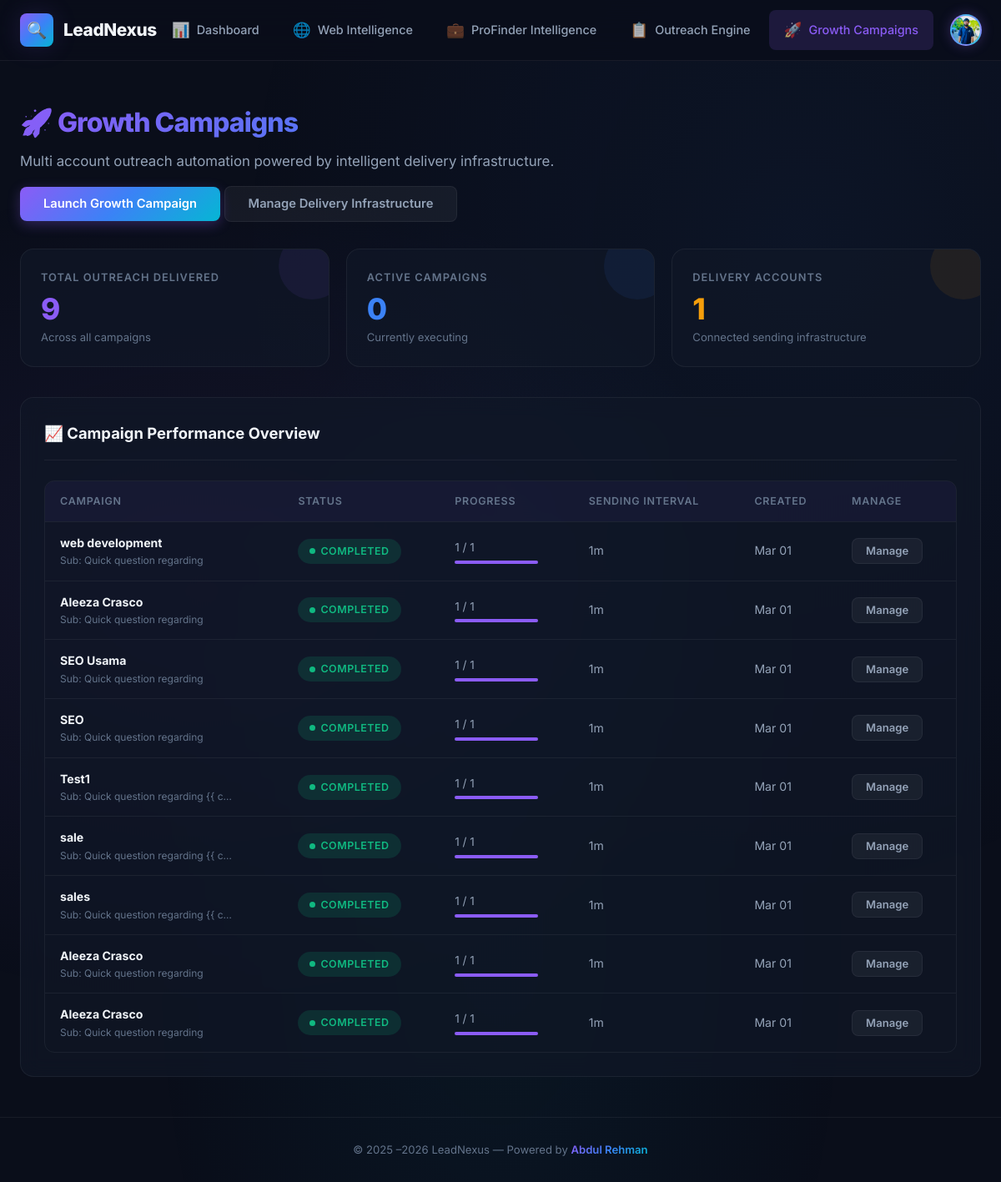
The page /mail/ (signed in) on the database as committed earlier.
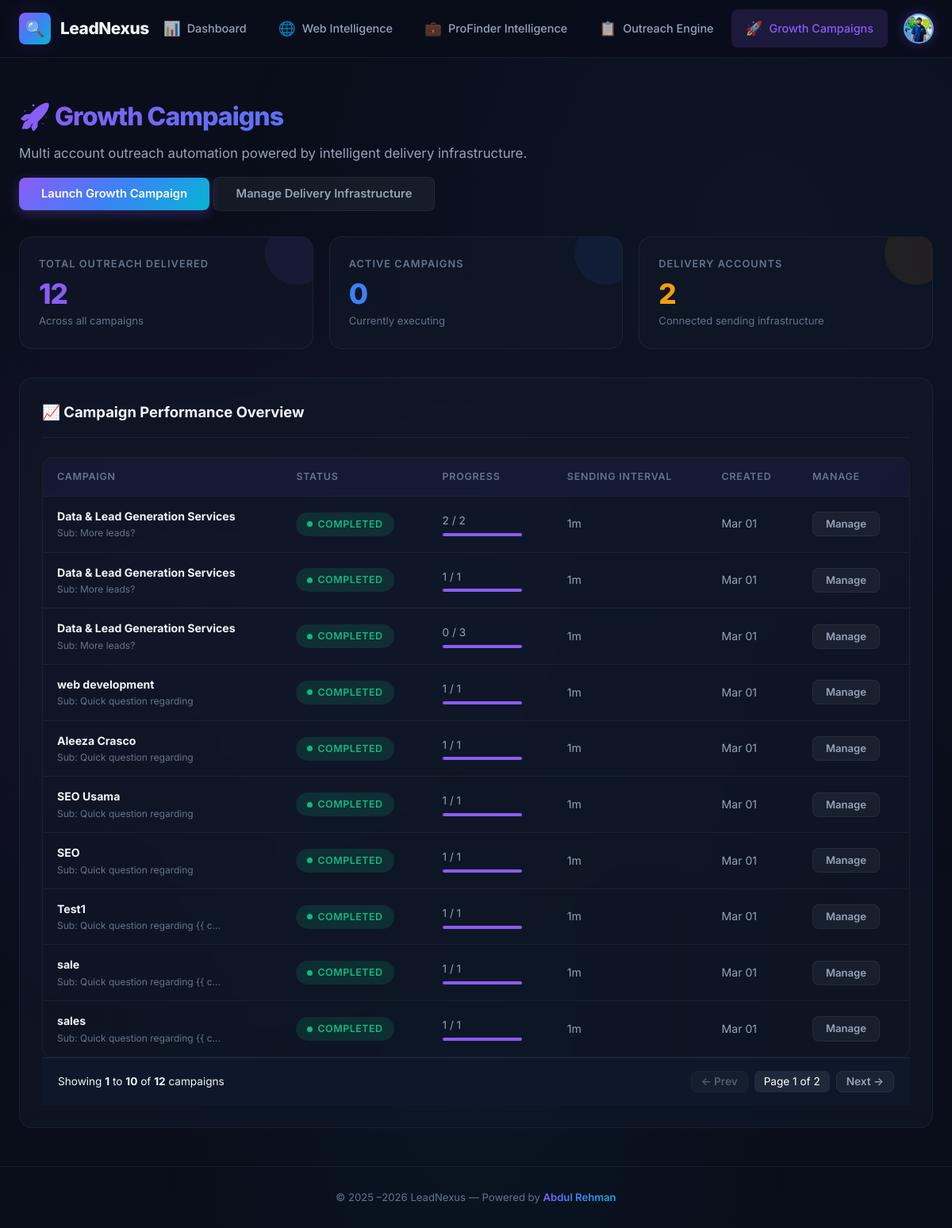
The same page on the database as committed later.
### mail/models.py (models this page shows, shortened)
class EmailCampaign(models.Model):
    STATUS_CHOICES = [
        ('pending', 'Pending'),
        ('running', 'Running'),
        ('paused', 'Paused'),
        ('completed', 'Completed'),
        ('failed', 'Failed'),
    ]
    name = models.CharField(max_length=255, default="Untitled Campaign", help_text="A friendly name for your campaign")
    subject = models.CharField(max_length=255)
    body = models.TextField(help_text="Use {{ name }} for placeholders")
    gap_minutes = models.IntegerField(default=1, help_text="Wait time between each email")
    status = models.CharField(max_length=20, choices=STATUS_CHOICES, default='pending')
    created_at = models.DateTimeField(auto_now_add=True)
    updated_at = models.DateTimeField(auto_now=True)
    total_recipients = models.IntegerField(default=0)
    sent_count = models.IntegerField(default=0)
    failed_count = models.IntegerField(default=0)
    @property
    def progress_percentage(self):
        if self.total_recipients == 0:
            return 0
        return int(((self.sent_count + self.failed_count) / self.total_recipients) * 100)

### mail/template_views.py (the view)
# urls.py: path('mail/', template_views.mail_dashboard, name='mail-dashboard'),
@login_required
def mail_dashboard(request):
    campaigns_list = EmailCampaign.objects.all().order_by('-created_at')
    paginator = Paginator(campaigns_list, 10)
    page_number = request.GET.get('page')
    campaigns = paginator.get_page(page_number)
    smtp_accounts = SMTPCredential.objects.all()
    total_emails_sent = sum(c.sent_count for c in campaigns_list)
    active_campaigns = campaigns_list.filter(status='running').count()
    return render(request, 'mail/dashboard.html', {
        'active_page': 'campaigns',
        'campaigns': campaigns,
        'smtp_accounts': smtp_accounts,
        'total_emails_sent': total_emails_sent,
        'active_campaigns': active_campaigns,
        'total_campaigns': campaigns_list.count(),
    })

### templates/mail/dashboard.html (shortened to what the changed rows need)
{% extends "base.html" %}
{% block content %}
<div class="page-header">
    <h1 class="page-title">🚀 Growth Campaigns</h1>
</div>
<div class="stats-grid">
    <div class="stat-card purple">
        <div class="stat-label">Total Outreach Delivered</div>
        <div class="stat-value">{{ total_emails_sent }}</div>
        <div class="stat-sub">Across all campaigns</div>
    </div>
    <div class="stat-card amber">
        <div class="stat-label">Delivery Accounts</div>
        <div class="stat-value">{{ smtp_accounts.count }}</div>
        <div class="stat-sub">Connected sending infrastructure</div>
    </div>
</div>
<div class="card">
    <div class="card-header">
        <h2 class="card-title">📈 Campaign Performance Overview</h2>
    </div>
    {% if campaigns %}
    <div class="table-wrapper">
        <table class="data-table">
            <thead>
                <tr>
                    <th>Campaign</th>
                    <th>Status</th>
                    <th>Progress</th>
                    <th>Sending Interval</th>
                    <th>Created</th>
                    <th>Manage</th>
                </tr>
            </thead>
            <tbody>
                {% for campaign in campaigns %}
                <tr>
                    <td>
                        <a href="{% url 'mail-campaign-detail' campaign.id %}" style="text-decoration: none; color: inherit;">
                            <div class="cell-name" style="font-weight: 700; color: var(--text-primary);">{{ campaign.name }}</div>
                            <div style="font-size: 0.75rem; color: var(--text-muted);">Sub: {{ campaign.subject|truncatechars:30 }}</div>
                        </a>
                    </td>
                    <td><span class="badge badge-{{ campaign.status }}"><span class="badge-dot"></span> {{ campaign.status|upper }}</span></td>
                    <td>
                        <div style="font-size: 0.85rem;">{{ campaign.sent_count }} / {{ campaign.total_recipients }}</div>
                        <div style="width: 100px; height: 4px; background: var(--border); border-radius: 2px; margin-top: 4px;">
                            <div style="width: {{ campaign.progress_percentage }}%; height: 100%; background: var(--accent-purple); border-radius: 2px;"></div>
                        </div>
                    </td>
                    <td>{{ campaign.gap_minutes }}m</td>
                    <td>{{ campaign.created_at|date:"M d" }}</td>
                    <td>
                        <a href="{% url 'mail-campaign-detail' campaign.id %}" class="btn btn-secondary btn-sm">Manage</a>
                    </td>
                </tr>
                {% endfor %}
            </tbody>
        </table>
    </div>
    {% if campaigns.has_other_pages %}
    <div style="padding: 16px 20px; border-top: 1px solid #1e293b; display: flex; justify-content: space-between; align-items: center; background: #0f172a; border-radius: 0 0 var(--radius) var(--radius);">
        <span class="text-muted" style="font-size: 0.85rem;">
            Showing <strong>{{ campaigns.start_index }}</strong> to <strong>{{ campaigns.end_index }}</strong> of <strong>{{ total_campaigns }}</strong> campaigns
        </span>
        <div style="display: flex; gap: 8px;">
            {% if campaigns.has_previous %}
            <a href="?page={{ campaigns.previous_page_number }}" class="btn btn-secondary btn-sm" style="padding: 6px 12px; font-size: 0.85rem;">← Prev</a>
            {% else %}
            <button class="btn btn-secondary btn-sm" style="padding: 6px 12px; font-size: 0.85rem; opacity: 0.5; cursor: not-allowed;" disabled>← Prev</button>
            {% endif %}
            <span style="display: inline-flex; align-items: center; padding: 0 12px; font-size: 0.85rem; color: #fff; background: #1e293b; border-radius: 6px;">
                Page {{ campaigns.number }} of {{ campaigns.paginator.num_pages }}
            </span>
            {% if campaigns.has_next %}
            <a href="?page={{ campaigns.next_page_number }}" class="btn btn-secondary btn-sm" style="padding: 6px 12px; font-size: 0.85rem;">Next →</a>
            {% else %}
            <button class="btn btn-secondary btn-sm" style="padding: 6px 12px; font-size: 0.85rem; opacity: 0.5; cursor: not-allowed;" disabled>Next →</button>
            {% endif %}
        </div>
    </div>
    {% endif %}
    {% else %}
    <p style="padding: 24px; text-align: center; color: var(--text-muted);">No campaigns found. Create your first campaign to get started.</p>
    {% endif %}
</div>
{% endblock %}

Rows that differ between the two databases and show on the page:
no longer on this page (row unchanged): EmailCampaign: name "Aleeza Crasco", subject "Quick question regarding", status "COMPLETED", sent_count "1", total_recipients "1", failed_count 0 (drawn), gap_minutes "1", created_at "Mar 01"
no longer on this page (row unchanged): EmailCampaign: name "Aleeza Crasco", subject "Quick question regarding", status "COMPLETED", sent_count "1", total_recipients "1", failed_count 0 (drawn), gap_minutes "1", created_at "Mar 01"
added EmailCampaign: name "Data & Lead Generation Services", subject "More leads?", status "COMPLETED", sent_count "2", total_recipients "2", failed_count 0 (drawn), gap_minutes "1", created_at "Mar 01"
added EmailCampaign: name "Data & Lead Generation Services", subject "More leads?", status "COMPLETED", sent_count "1", total_recipients "1", failed_count 0 (drawn), gap_minutes "1", created_at "Mar 01"
added EmailCampaign: name "Data & Lead Generation Services", subject "More leads?", status "COMPLETED", sent_count "0", total_recipients "3", failed_count 3 (drawn), gap_minutes "1", created_at "Mar 01"
Other text that changed with them:
{{ total_emails_sent }}: "9" → "12"
{{ smtp_accounts.count }}: "1" → "2"
{{ campaigns.start_index }}: (not shown) → "1"
{{ campaigns.end_index }}: (not shown) → "10"
{{ total_campaigns }}: (not shown) → "12"
{{ campaigns.number }}: (not shown) → "1"
{{ campaigns.paginator.num_pages }}: (not shown) → "2"
text now shown: "Showing to of campaigns ← Prev Page of Next →"
